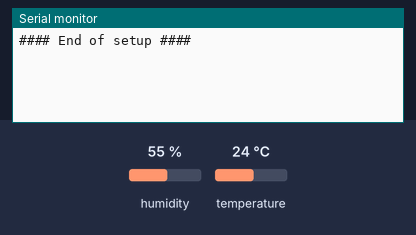
A sketch run on a simulated Arduino Uno, built with avr-gcc and run on an emulated ATmega328P. Parts: the last lines printed to the serial monitor. Inputs (shaded band) come from the test bench; at power-on: humidity 55 %, temperature 24 °C.

Above: at 4.2 s.
4.3 s: humidity set to 22 %
At 6.0 s:
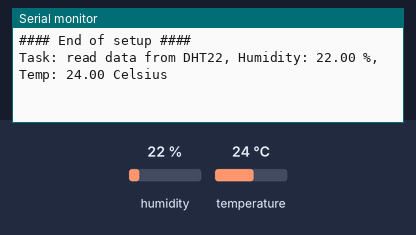
9.7 s: temperature set to 12 °C
At 11.7 s:
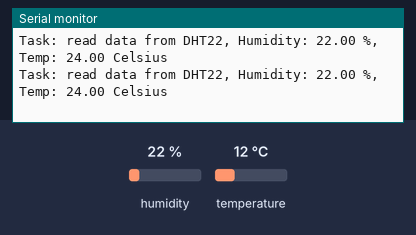
15.1 s: humidity set to 40 %
At 15.1 s:
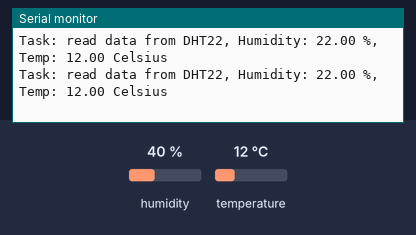

Measured:
- after the input at 4.3 s, the serial monitor: prints a new line after 0.70 s (image 1)

The sketch:

L04p04.ino
```cpp
#include <Arduino.h>
#include <DHT.h>
const int DHTPIN = 13;
#define PERIOD_TASK 2000
unsigned long tick_last;
byte rqtask;
DHT dht(DHTPIN, DHT22);
//-------------------------------------
void readDHT22();
void myschedule();
//=====================================
void setup()
{
  delay(3000);
  // H/W initialize
  Serial.begin(115200);
  dht.begin();
  // Variables and state initialize
  tick_last = millis(); // for sceduler
  // End of setup
  Serial.println("\n\r\n\r\n\r#### End of setup ####");
}
void loop()
{
  myschedule();
  if (rqtask == 1)
  {
    rqtask = 0;
    readDHT22();
  }
}
// #####################################
void myschedule()
{
  unsigned long tnow, tdiff;
  tnow = millis();
  if (tnow > tick_last)
  {
    tdiff = tnow - tick_last;
  }
  else if (tnow < tick_last)
  {
    tdiff = 0xFFFFFFFF;
    tdiff -= tick_last;
    tdiff += tnow;
    tdiff++;
  }
  else
    return;
  if (tdiff < PERIOD_TASK)
    return;
  // schedule of task
  tick_last += PERIOD_TASK;
  rqtask = 1;
}
void readDHT22()
{
  int i = 0;
  float hum, temp;
  Serial.print("Task: read data from DHT22, ");
  hum = dht.readHumidity();
  temp = dht.readTemperature();
  if (isnan(hum) || isnan(temp))
  {
    Serial.println("Failed to read from DHT sensor!");
    return;
  }
  Serial.print("Humidity: ");
  Serial.print(hum);
  Serial.print(" %, Temp: ");
  Serial.print(temp);
  Serial.println(" Celsius");
}
```
